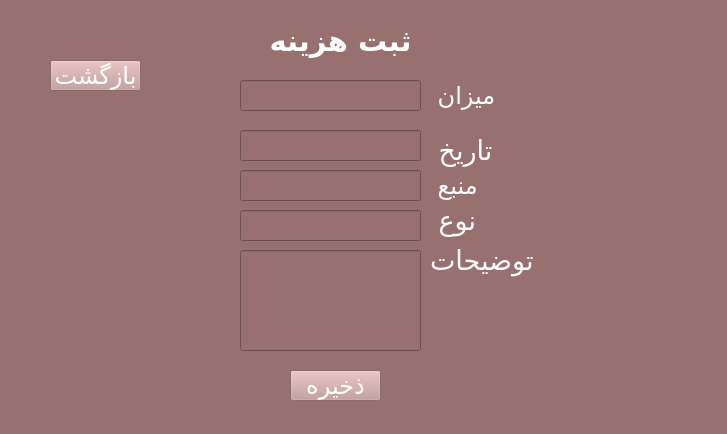
<?xml version="1.0" encoding="UTF-8"?>
<ui version="4.0">
 <class>Form</class>
 <widget class="QWidget" name="Form">
  <property name="geometry">
   <rect>
    <x>0</x>
    <y>0</y>
    <width>727</width>
    <height>434</height>
   </rect>
  </property>
  <property name="windowTitle">
   <string>Form</string>
  </property>
  <property name="styleSheet">
   <string notr="true">background-color: rgb(152, 112, 112);</string>
  </property>
  <widget class="QPushButton" name="confirm">
   <property name="geometry">
    <rect>
     <x>290</x>
     <y>370</y>
     <width>91</width>
     <height>31</height>
    </rect>
   </property>
   <property name="font">
    <font>
     <family>B Lotus</family>
     <pointsize>18</pointsize>
    </font>
   </property>
   <property name="styleSheet">
    <string notr="true">color: rgb(255, 255, 255);
background-color: rgb(195, 152, 152);</string>
   </property>
   <property name="text">
    <string>ذخیره</string>
   </property>
  </widget>
  <widget class="QLabel" name="label_3">
   <property name="geometry">
    <rect>
     <x>430</x>
     <y>130</y>
     <width>131</width>
     <height>41</height>
    </rect>
   </property>
   <property name="font">
    <font>
     <family>B Lotus</family>
     <pointsize>20</pointsize>
    </font>
   </property>
   <property name="styleSheet">
    <string notr="true">color: rgb(255, 255, 255);</string>
   </property>
   <property name="text">
    <string>تاریخ </string>
   </property>
   <property name="alignment">
    <set>Qt::AlignRight|Qt::AlignTrailing|Qt::AlignVCenter</set>
   </property>
  </widget>
  <widget class="QLabel" name="label_5">
   <property name="geometry">
    <rect>
     <x>430</x>
     <y>170</y>
     <width>121</width>
     <height>31</height>
    </rect>
   </property>
   <property name="font">
    <font>
     <family>B Lotus</family>
     <pointsize>18</pointsize>
    </font>
   </property>
   <property name="styleSheet">
    <string notr="true">color: rgb(255, 255, 255);</string>
   </property>
   <property name="text">
    <string>منبع </string>
   </property>
   <property name="alignment">
    <set>Qt::AlignRight|Qt::AlignTrailing|Qt::AlignVCenter</set>
   </property>
  </widget>
  <widget class="QLineEdit" name="source">
   <property name="geometry">
    <rect>
     <x>240</x>
     <y>170</y>
     <width>181</width>
     <height>31</height>
    </rect>
   </property>
  </widget>
  <widget class="QLabel" name="label_2">
   <property name="geometry">
    <rect>
     <x>430</x>
     <y>80</y>
     <width>121</width>
     <height>31</height>
    </rect>
   </property>
   <property name="font">
    <font>
     <family>B Lotus</family>
     <pointsize>18</pointsize>
    </font>
   </property>
   <property name="styleSheet">
    <string notr="true">color: rgb(255, 255, 255);</string>
   </property>
   <property name="text">
    <string>میزان </string>
   </property>
   <property name="alignment">
    <set>Qt::AlignRight|Qt::AlignTrailing|Qt::AlignVCenter</set>
   </property>
  </widget>
  <widget class="QLineEdit" name="type">
   <property name="geometry">
    <rect>
     <x>240</x>
     <y>210</y>
     <width>181</width>
     <height>31</height>
    </rect>
   </property>
  </widget>
  <widget class="QLineEdit" name="date">
   <property name="geometry">
    <rect>
     <x>240</x>
     <y>130</y>
     <width>181</width>
     <height>31</height>
    </rect>
   </property>
  </widget>
  <widget class="QLabel" name="label">
   <property name="geometry">
    <rect>
     <x>160</x>
     <y>20</y>
     <width>361</width>
     <height>41</height>
    </rect>
   </property>
   <property name="font">
    <font>
     <family>B Lotus</family>
     <pointsize>22</pointsize>
     <bold>true</bold>
    </font>
   </property>
   <property name="styleSheet">
    <string notr="true">color: rgb(255, 255, 255);</string>
   </property>
   <property name="text">
    <string>ثبت هزینه</string>
   </property>
   <property name="alignment">
    <set>Qt::AlignCenter</set>
   </property>
  </widget>
  <widget class="QLineEdit" name="amount">
   <property name="geometry">
    <rect>
     <x>240</x>
     <y>80</y>
     <width>181</width>
     <height>31</height>
    </rect>
   </property>
  </widget>
  <widget class="QLabel" name="label_4">
   <property name="geometry">
    <rect>
     <x>430</x>
     <y>200</y>
     <width>131</width>
     <height>41</height>
    </rect>
   </property>
   <property name="font">
    <font>
     <family>B Lotus</family>
     <pointsize>20</pointsize>
    </font>
   </property>
   <property name="styleSheet">
    <string notr="true">color: rgb(255, 255, 255);</string>
   </property>
   <property name="text">
    <string>نوع </string>
   </property>
   <property name="alignment">
    <set>Qt::AlignJustify|Qt::AlignVCenter</set>
   </property>
  </widget>
  <widget class="QLabel" name="label_6">
   <property name="geometry">
    <rect>
     <x>430</x>
     <y>240</y>
     <width>131</width>
     <height>41</height>
    </rect>
   </property>
   <property name="font">
    <font>
     <family>B Lotus</family>
     <pointsize>20</pointsize>
    </font>
   </property>
   <property name="styleSheet">
    <string notr="true">color: rgb(255, 255, 255);</string>
   </property>
   <property name="text">
    <string>توضیحات</string>
   </property>
   <property name="alignment">
    <set>Qt::AlignJustify|Qt::AlignVCenter</set>
   </property>
  </widget>
  <widget class="QLineEdit" name="description">
   <property name="geometry">
    <rect>
     <x>240</x>
     <y>250</y>
     <width>181</width>
     <height>101</height>
    </rect>
   </property>
  </widget>
  <widget class="QPushButton" name="back">
   <property name="geometry">
    <rect>
     <x>50</x>
     <y>60</y>
     <width>91</width>
     <height>31</height>
    </rect>
   </property>
   <property name="font">
    <font>
     <family>B Lotus</family>
     <pointsize>18</pointsize>
    </font>
   </property>
   <property name="styleSheet">
    <string notr="true">color: rgb(255, 255, 255);
background-color: rgb(195, 152, 152);</string>
   </property>
   <property name="text">
    <string>بازگشت</string>
   </property>
  </widget>
 </widget>
 <resources/>
 <connections/>
</ui>
